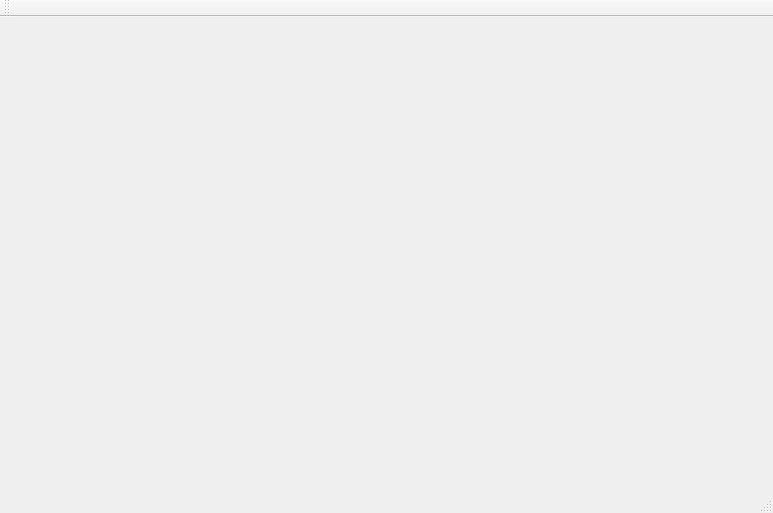
<?xml version="1.0" encoding="UTF-8"?>
<ui version="4.0">
 <class>faceWindow</class>
 <widget class="QMainWindow" name="faceWindow">
  <property name="geometry">
   <rect>
    <x>0</x>
    <y>0</y>
    <width>773</width>
    <height>513</height>
   </rect>
  </property>
  <property name="windowTitle">
   <string>faceWindow</string>
  </property>
  <widget class="QWidget" name="centralWidget">
   <widget class="QLabel" name="picShow">
    <property name="geometry">
     <rect>
      <x>130</x>
      <y>40</y>
      <width>511</width>
      <height>361</height>
     </rect>
    </property>
    <property name="text">
     <string/>
    </property>
   </widget>
  </widget>
  <widget class="QMenuBar" name="menuBar">
   <property name="geometry">
    <rect>
     <x>0</x>
     <y>0</y>
     <width>773</width>
     <height>26</height>
    </rect>
   </property>
  </widget>
  <widget class="QToolBar" name="mainToolBar">
   <attribute name="toolBarArea">
    <enum>TopToolBarArea</enum>
   </attribute>
   <attribute name="toolBarBreak">
    <bool>false</bool>
   </attribute>
  </widget>
  <widget class="QStatusBar" name="statusBar"/>
 </widget>
 <layoutdefault spacing="6" margin="11"/>
 <resources/>
 <connections/>
</ui>
